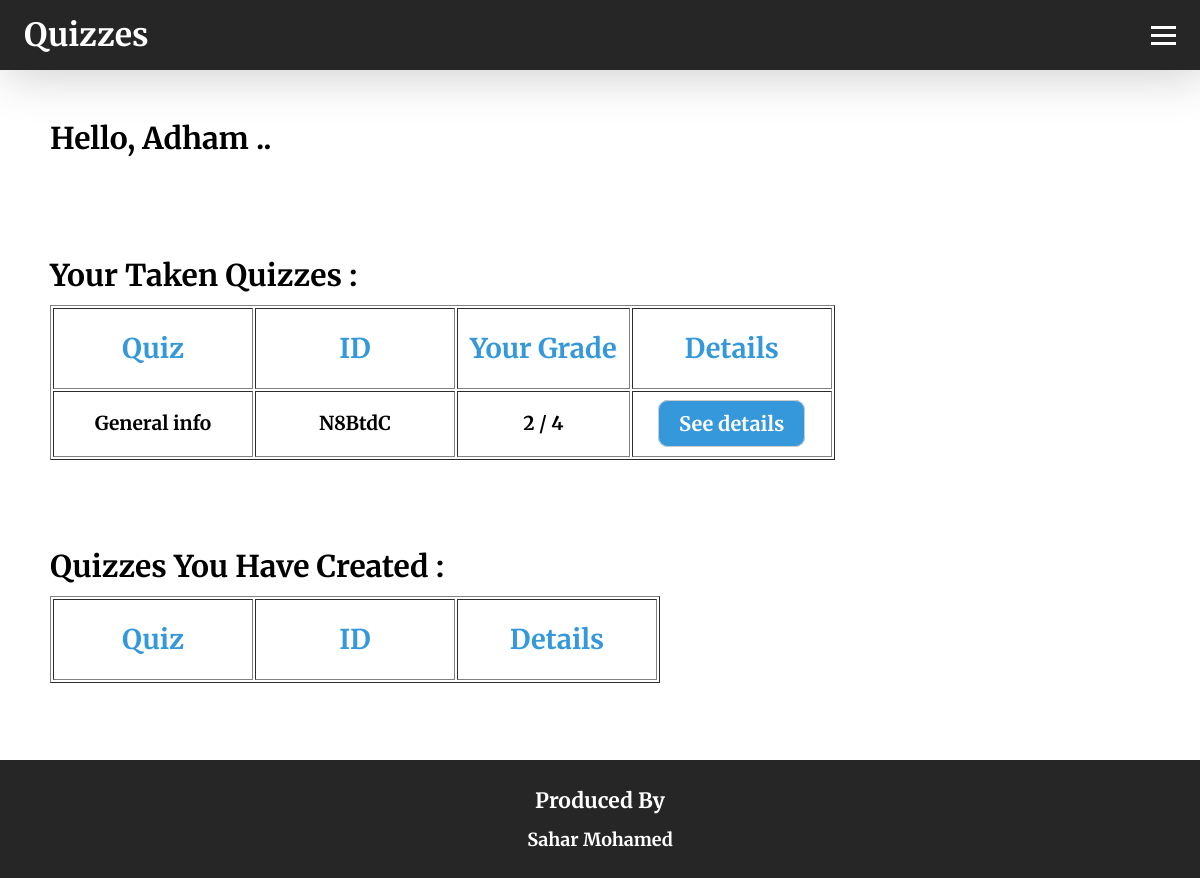
The page /profile/2 on the database its author committed.
### quizzes/models.py (models this page shows)
class QuizzesUser(models.Model):
    username = models.CharField(max_length=255)
    email = models.EmailField()
    password = models.CharField(max_length=255)
    taken_quizzes = models.ManyToManyField(Quiz, through='TakenQuizzes')

class TakenQuizzes(models.Model):
    user_id = models.ForeignKey(QuizzesUser, on_delete=models.CASCADE)
    quiz_id = models.ForeignKey(Quiz, on_delete=models.CASCADE)
    score = models.IntegerField()
    completed_at = models.DateTimeField(auto_now_add=True)
    class Meta:
        unique_together = ('user_id', 'quiz_id')

class Quiz(models.Model):
    id = models.CharField(max_length=6, primary_key=True)
    creator_id = models.IntegerField()
    description = models.CharField(max_length=255)
    n_questions = models.IntegerField()
    duration = models.IntegerField()
    full_mark = models.IntegerField()

### quizzes/views.py (the view)
# urls.py: path('profile/<int:id>', views.profile, name='profile'),
def profile(request, id):
  user = QuizzesUser.objects.get(id=id)
  taken_quizzes = TakenQuizzes.objects.filter(user_id=id)
  created_quizzes = Quiz.objects.filter(creator_id=id)
  context = {'user': user,
             'taken_quizzes': taken_quizzes,
             'created_quizzes': created_quizzes}
  return render(request, 'profile.html', context)

### quizzes/templates/profile.html (shortened to what this page needs)
<!DOCTYPE html>
<html lang="en">
  <head>
    {% load static %}
    <link rel="stylesheet" href="{% static 'styles.css' %}" />
  </head>
  <body class="home-body">
    <header class="navContainer">
      <nav class="navbar">
        <a class="nav-brand">Quizzes</a>
        <div class="hamburger">
          <span class="bar"></span>
          <span class="bar"></span>
          <span class="bar"></span>
        </div>
      </nav>
    </header>
    <br>
    <p id="welcome" class="heading">Hello, {{ user.username }} ..</p>
    <br>
    <br>
    <div class="quizzes">
      <table border="1" inputmode="html" class="table">
        <caption>Your Taken Quizzes :</caption>
        <thead class="tableHead">
          <tr>
            <td class="desCell">Quiz</td>
            <td class="idCell">ID</td>
            <td class="gradeCell">Your Grade</td>
            <td class="detailsCell">Details</td>
          </tr>
        </thead>
        <tbody class="tableList">
          {% for quiz in taken_quizzes %}
          <tr>
            <td>{{ quiz.quiz_id.description }}</td>
            <td>{{ quiz.quiz_id.id }}</td>
            <td>{{ quiz.score }} / {{ quiz.quiz_id.full_mark }}</td>
            <td>
              <a class="btn" href="../quiz-details/{{ quiz.quiz_id.id }}/{{ user.id }}/true">See details</a>
            </td>
          </tr>
          {% endfor %}
        </tbody>
      </table>
    </div>
    <br>
    <br>
    <div class="quizzes">
      <table border="1" inputmode="html" class="table">
        <caption>Quizzes You Have Created :</caption>
        <thead class="tableHead">
          <tr>
            <td class="desCell">Quiz</td>
            <td class="idCell">ID</td>
            <td class="detailsCell">Details</td>
          </tr>
        </thead>
      </table>
    </div>
    <br><br>
    <footer>
      <h3>Produced By</h3>
      <ul>
        <li>Sahar Mohamed</li>
      </ul>
    </footer>
  </body>
</html>

### quizzes/static/styles.css (style rules this page uses)
* { -webkit-box-sizing: border-box; -moz-box-sizing: border-box; box-sizing: border-box; margin: 0; padding: 0; }
html, body { height: 100%; }
body { background-color: white; color: #000000; text-align: center; font-family: 'Merriweather', serif; font-weight: bold; line-height: 2; font-size: 1.2rem; }
.btn, .user-data-form input[type="submit"] { background: #3498db; border-radius: 10px; color: #ffffff; font-size: 20px; padding: 10px 20px 10px 20px; width: 100%; text-decoration: none; font-family: 'Merriweather', serif; border: 1px solid #ccc; }
.navContainer { background-color: #262626; box-shadow: 5px 5px 50px 0 rgba(0, 0, 0, 0.2); }
.navbar { min-height: 70px; display: flex; justify-content: space-between; align-items: center; padding: 0 24px; }
.nav-brand { font-size: 2rem; color: white; text-decoration: none; }
.hamburger { display: block; cursor: pointer; }
.bar { display: block; width: 25px; height: 3px; margin: 5px auto; -webkit-transition: all 0.3s ease-in-out; transition: all 0.3s ease-in-out; background-color: rgb(255, 255, 255); }
.home-body p, .home-body h1 { text-align: left; }
footer { background-color: #262626; padding: 20px; text-align: center; font-size: 18px; color: white; bottom: 0; position: relative; }
footer ul { list-style: none; margin: 0; padding: 0; }
footer li { display: inline-block; margin: 0 10px; font-weight: bold; }
.heading { text-align: left; font-size: 30px; font-weight: bold; padding-left: 50px; width: 100%; white-space: nowrap; }
table caption { text-align: left; font-size: 30px; font-weight: bold; width: 100%; white-space: nowrap; }
.quizzes, #welcome { padding-left: 50px; }
.tableHead tr td { font-weight: bold; }
thead { color: #3498db; font-size: 1.7rem; }
td { min-height: 500px; padding: 12px; }
.desCell, .idCell, .detailsCell { min-width: 200px; }

### rows shown on the page
QuizzesUser: username "Adham"
TakenQuizzes: quiz_id.description "General info", quiz_id.id "N8BtdC", score "2", quiz_id.full_mark "4"
